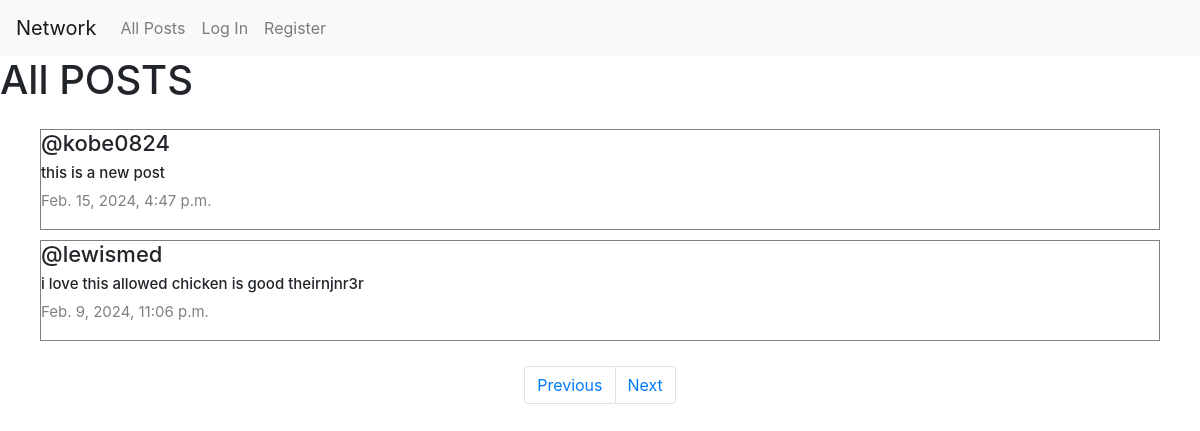
Screenshot of /?page=2 with the database file from the repository.
### network/models.py (models this page shows, shortened)
class Post(models.Model):
    content=models.CharField(max_length=140)
    user=models.ForeignKey(User,on_delete=models.CASCADE,related_name="author")
    date=models.DateTimeField(auto_now_add=True)

class User(AbstractUser):
    pass

### network/views.py (the view)
# urls.py: path("", views.index, name="index"),
def index(request):
    allPosts=Post.objects.all().order_by("id").reverse()
    paginator=Paginator(allPosts,2)
    page_number= request.GET.get('page')
    posts_of_the_page=paginator.get_page(page_number)
    allLikes=Like.objects.all().order_by('id').reverse()
    whoYouLiked=[]
    try:
        for likes in allLikes:
          if likes.user.id==request.user.id:
              whoYouLiked.append(likes.post.id)
    except:
        whoYouLiked=[]
    return render(request, "network/index.html",{
        "allPosts":allPosts,
        "posts_of_the_page":posts_of_the_page,
        'whoYouLiked':whoYouLiked
    })

### network/templates/network/index.html (shortened to what this page needs)
{% extends "network/layout.html" %}
{% block body %}
<h1>All POSTS</h1>
<div class="all-posts" >
    {% for post in posts_of_the_page %}
    <div class="post" style="margin: 5px 20px; border:0.1px solid gray; display: flex;
    justify-content: center;
    flex-direction:column;
    box-sizing: border-box;">
        <h5 class="username">@{{ post.user }}</h5>
       <h6 class="content" id="content_{{post.id}}" >{{ post.content }}</h6>
        <p class="date"> {{ post.date }}</p>
    </div>
    {% endfor %}
</div>
<nav aria-label="Page navigation example">
    <ul class="pagination d-flex justify-content-center">
        {% if posts_of_the_page.has_previous %}
      <li class="page-item"><a class="page-link" href="?page={{ posts_of_the_page.previous_page_number }}">Previous</a></li>
      {% endif %}
      {% if posts_of_the_page.has_next %}
      <li class="page-item"><a class="page-link" href="?page={{ posts_of_the_page.next_page_number }}">Next</a></li>
        {% endif %}
    </ul>
  </nav>
{% endblock %}

### network/static/network/styles.css (style rules this page uses)
.all-posts { display: flex; justify-content: flex-start; flex-direction: column; margin: 20px; }
.content { font-size: 15px; }
.username { font-size: 22px; }
.date { color:gray; font-size: 15px; }

### rows the page displays
Post: user "kobe0824", content "this is a new post", date "Feb. 15, 2024, 4:47 p.m."
Post: user "lewismed", content "i love this allowed chicken is good theirnjnr3r", date "Feb. 9, 2024, 11:06 p.m."
